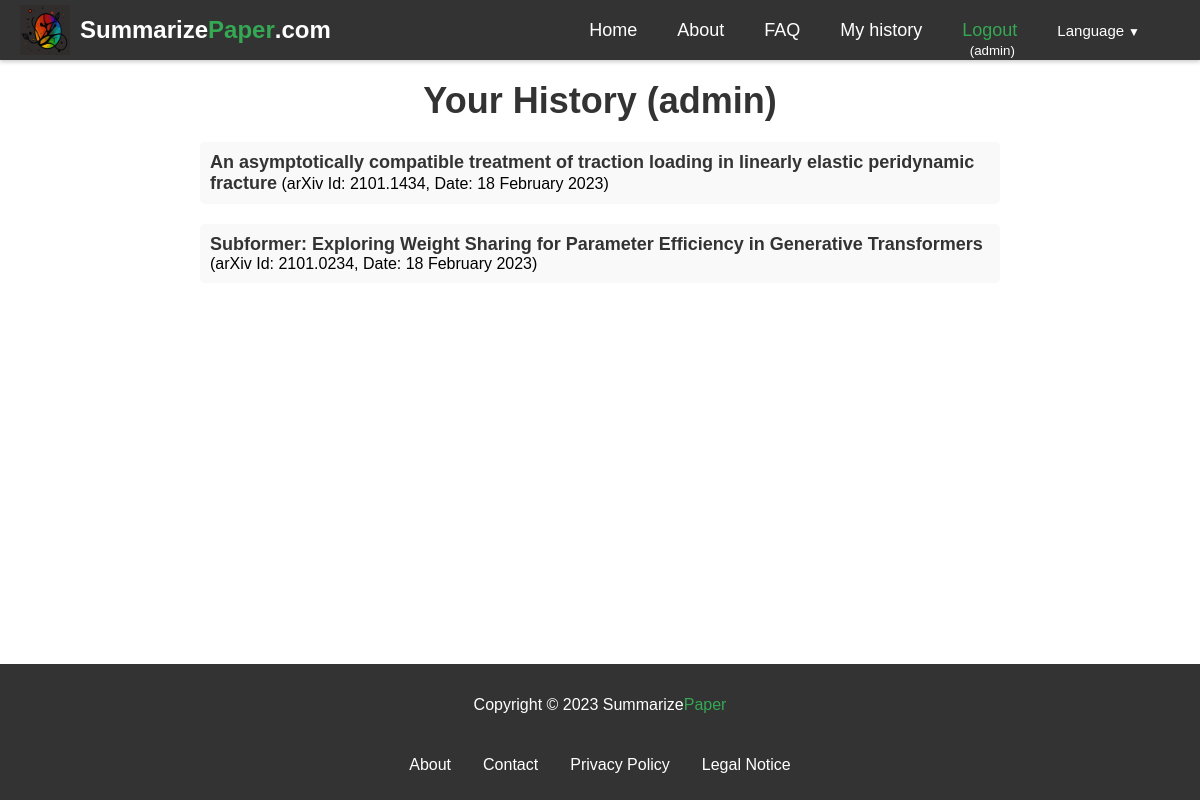
The page /history/ (signed in) on the database as committed earlier.
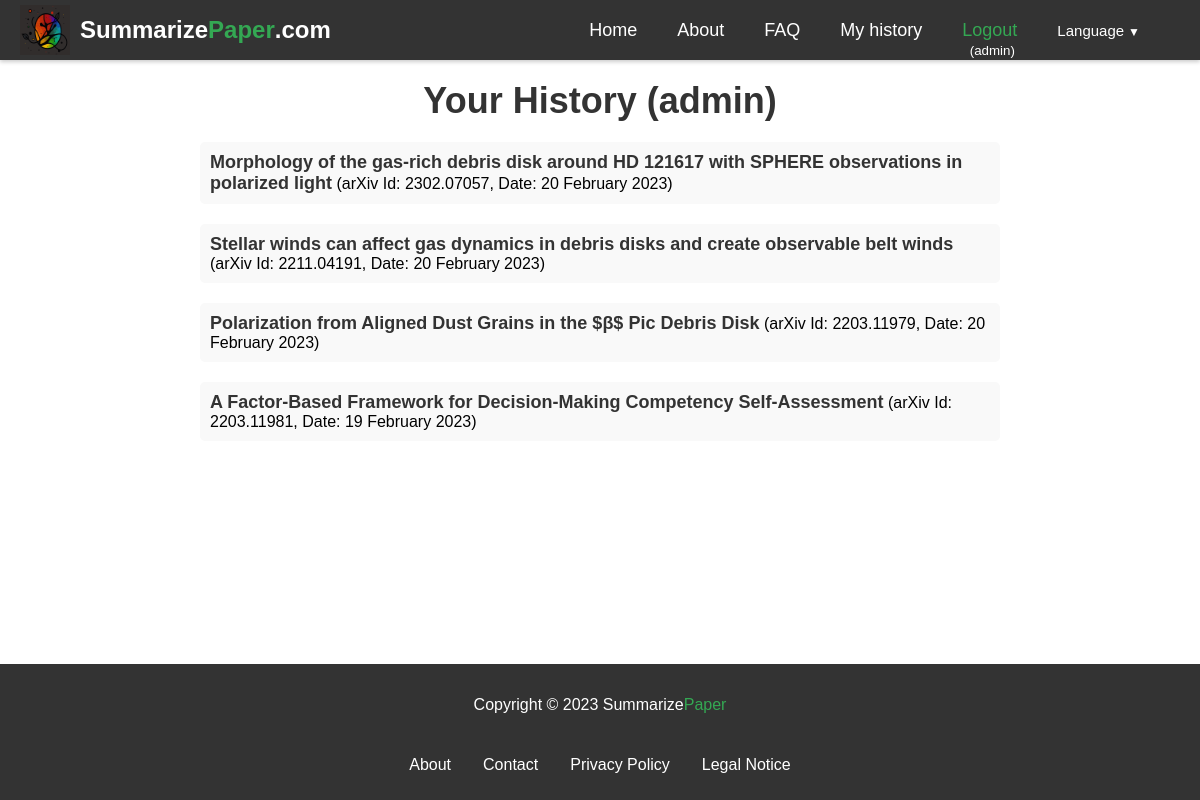
The same page on the database as committed later.
### summarizer/models.py (models this page shows, shortened)
class ArxivPaper(models.Model):
    id = models.AutoField(primary_key=True)
    arxiv_id = models.CharField(max_length=20, unique=True)
    created = models.DateTimeField(auto_now_add=True)
    updated = models.DateTimeField(auto_now=True)
    title = models.CharField(max_length=400, blank=True, null=True)
    abstract = models.TextField(blank=True, null=True)
    summary = models.TextField(blank=True, null=True)
    notes = models.TextField(blank=True, null=True)
    longer_summary = models.TextField(blank=True, null=True)
    blog = models.TextField(blank=True, null=True)
    authors = models.ManyToManyField(Author, blank=True, through='PaperAuthor')
    link_doi = models.URLField(blank=True, null=True)
    link_homepage = models.URLField(blank=True, null=True)
    published_arxiv = models.DateField(blank=True, null=True)
    journal_ref = models.CharField(max_length=200, blank=True, null=True)
    comments = models.TextField(blank=True, null=True)
    license = models.CharField(max_length=400, blank=True, null=True)
    category = models.CharField(max_length=50, blank=True, null=True)
    updated_arxiv = models.DateField(blank=True, null=True)
    total_votes = models.IntegerField(default=0)

class PaperHistory(models.Model):
    arxiv_id = models.CharField(max_length=20)
    created = models.DateTimeField(auto_now_add=True)
    updated = models.DateTimeField(auto_now=True)
    user = models.ForeignKey(User, on_delete=models.CASCADE)
    def __str__(self):
        return self.arxiv_id#+' '+self.user.username

### summarizer/views.py (the view)
# urls.py: path("history/", views.history, name="history"),
def history(request):
    stuff_for_frontend={}
    paper_history=[]
    if request.user.is_authenticated:
        auth=True
        history=PaperHistory.objects.filter(user=request.user).order_by('-created')
        print('history',history)
        for h in history:
            arxiv_paper = ArxivPaper.objects.filter(arxiv_id=h.arxiv_id).first()
            paperdate = h.created#.strftime('%d/%m/%Y')
            if arxiv_paper:
                paper_history.append({'arxiv_id': h.arxiv_id, 'title': arxiv_paper.title, 'date': paperdate})
            else:
                paper_history.append({'arxiv_id': h.arxiv_id, 'date': paperdate})
    else:
        auth=False
    stuff_for_frontend.update({
        'auth':auth,
        'paper_history':paper_history
    })
    return render(request, "summarizer/history.html", stuff_for_frontend)

### templates/summarizer/history.html (shortened to what this page needs)
{% extends 'base.html' %}
{% load static %}
{% load i18n %}
{% block content %}
{% if auth %}
<div class="history">
    <h1 class="history-title">Your History ({{ user.username }})</h1>
{% if paper_history %}
<ul class="history-list">
{% for h in paper_history %}
{% if h.title %}
  <li class="history-item"><a href="/{{LANGUAGE_CODE}}/arxiv-id/{{ h.arxiv_id }}" class="history-link">{{ h.title }}</a> (arXiv Id: {{ h.arxiv_id }}, Date: {{ h.date|date:"j F Y" }})</li>
{% else %}
  <li class="history-item">arXiv Id: <a href="/{{LANGUAGE_CODE}}/arxiv-id/{{ h.arxiv_id }}" class="history-link">{{ h.arxiv_id }}</a> (Date: {{ h.date }})</li>
{% endif %}
{% endfor %}
</ul>
{% else %}
<p class="history-message">No history yet</p>
{% endif %}
{% else %}
<p class="history-message">{% trans 'You cannot access this page.' %}</p>
{% endif %}
</div>
{% endblock %}

Rows that differ between the two databases and show on the page:
removed ArxivPaper: title "An asymptotically compatible treatment of traction loading in linearly elastic peridynamic fracture"
removed ArxivPaper: title "Subformer: Exploring Weight Sharing for Parameter Efficiency in Generative Transformers"
now on this page (row edited): ArxivPaper: title "Morphology of the gas-rich debris disk around HD 121617 with SPHERE observations in polarized light"
added PaperHistory: arxiv_id "2302.07057", date "20 February 2023"
now on this page (row edited): ArxivPaper: title "Stellar winds can affect gas dynamics in debris disks and create observable belt winds"
added PaperHistory: arxiv_id "2211.04191", date "20 February 2023"
now on this page (row edited): ArxivPaper: title "Polarization from Aligned Dust Grains in the $β$ Pic Debris Disk"
changed PaperHistory (number 3 of 4 on the later page): arxiv_id "2101.1434" → "2203.11979" (drawn)
now on this page (row edited): ArxivPaper: title "A Factor-Based Framework for Decision-Making Competency Self-Assessment"
changed PaperHistory: arxiv_id "2101.0234" → "2203.11981" (drawn)
Other text that changed with them:
new list line: "(arXiv Id: , Date: )"
new list line: "2203.11979 20 February 2023"
new list line: "2203.11981 19 February 2023"
list line gone: "(arXiv Id: , Date: )"
list line gone: "2101.1434 18 February 2023"
list line gone: "2101.0234 18 February 2023"
